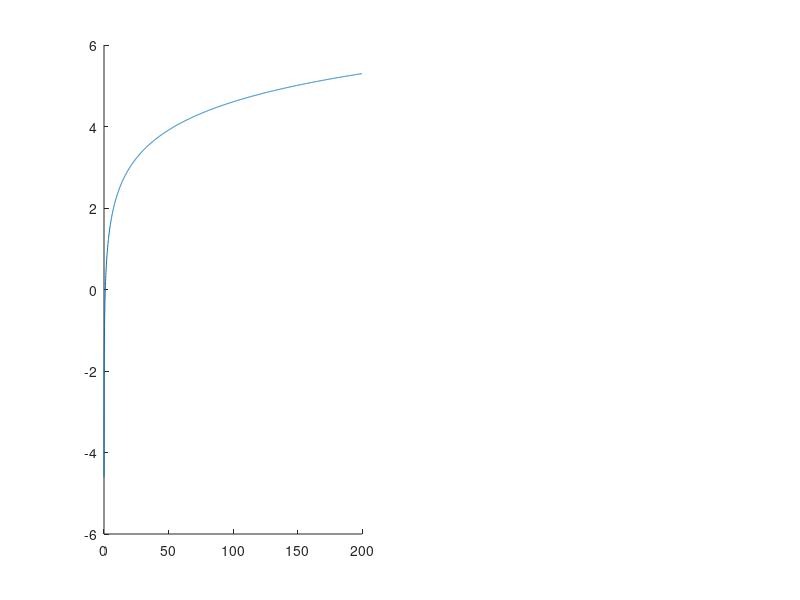

This figure's MATLAB source: (Note: this script raises an error after producing the figure.)
clear

t = 1/100:1/10:200;
x = log(t);
levels = 2^2;
partition = [];
delta = (max(x) - min(x))/levels;
for i=1:levels
    partition = [partition i*delta];
end
    
subplot(1,2,1), hold on
plot(t,x)
for i=1:length(partition)
    yline(partition(i));
end

x = compand(x,255,max(x));
levels = 2^2;
partition = [];
delta = (max(x) - min(x))/levels;
for i=1:levels
    partition = [partition i*delta];
end
    
subplot(1,2,2), hold on
plot(t,x)
for i=1:length(partition)
    yline(partition(i));
end
